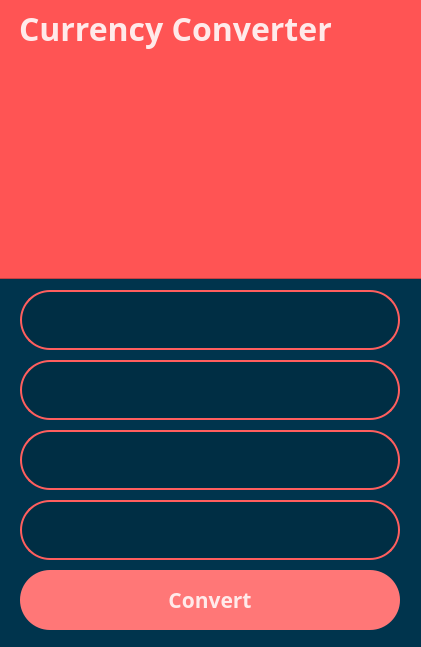
<?xml version="1.0" encoding="UTF-8"?>
<ui version="4.0">
 <class>MainWindow</class>
 <widget class="QMainWindow" name="MainWindow">
  <property name="geometry">
   <rect>
    <x>0</x>
    <y>0</y>
    <width>421</width>
    <height>647</height>
   </rect>
  </property>
  <property name="font">
   <font>
    <family>Microsoft YaHei</family>
    <pointsize>14</pointsize>
    <weight>75</weight>
    <bold>true</bold>
   </font>
  </property>
  <property name="windowTitle">
   <string>MainWindow</string>
  </property>
  <widget class="QWidget" name="centralwidget">
   <property name="styleSheet">
    <string notr="true"> background-color: rgb(0, 52, 77)</string>
   </property>
   <widget class="QFrame" name="frame">
    <property name="geometry">
     <rect>
      <x>-1</x>
      <y>-22</y>
      <width>431</width>
      <height>301</height>
     </rect>
    </property>
    <property name="styleSheet">
     <string notr="true"> background-color:rgb(255, 84, 84)</string>
    </property>
    <property name="frameShape">
     <enum>QFrame::StyledPanel</enum>
    </property>
    <property name="frameShadow">
     <enum>QFrame::Raised</enum>
    </property>
    <widget class="QLabel" name="label">
     <property name="geometry">
      <rect>
       <x>20</x>
       <y>10</y>
       <width>391</width>
       <height>81</height>
      </rect>
     </property>
     <property name="font">
      <font>
       <family>Rockwell Extra Bold</family>
       <pointsize>24</pointsize>
       <weight>75</weight>
       <bold>true</bold>
      </font>
     </property>
     <property name="styleSheet">
      <string notr="true">color: rgb(255, 234, 234)</string>
     </property>
     <property name="text">
      <string>Currency Converter</string>
     </property>
    </widget>
    <widget class="QLabel" name="label_2">
     <property name="geometry">
      <rect>
       <x>130</x>
       <y>110</y>
       <width>161</width>
       <height>141</height>
      </rect>
     </property>
     <property name="text">
      <string/>
     </property>
     <property name="pixmap">
      <pixmap>logo1.png</pixmap>
     </property>
     <property name="scaledContents">
      <bool>true</bool>
     </property>
    </widget>
   </widget>
   <widget class="QLineEdit" name="output_currency">
    <property name="geometry">
     <rect>
      <x>20</x>
      <y>430</y>
      <width>380</width>
      <height>60</height>
     </rect>
    </property>
    <property name="font">
     <font>
      <family>Impact</family>
      <pointsize>14</pointsize>
     </font>
    </property>
    <property name="styleSheet">
     <string notr="true">background-color: rgb(0, 46, 68);
border: 2px solid rgb(255, 94, 94);
border-radius: 30;
color: white;</string>
    </property>
    <property name="text">
     <string/>
    </property>
    <property name="alignment">
     <set>Qt::AlignCenter</set>
    </property>
   </widget>
   <widget class="QLineEdit" name="output_amount">
    <property name="geometry">
     <rect>
      <x>20</x>
      <y>500</y>
      <width>380</width>
      <height>60</height>
     </rect>
    </property>
    <property name="font">
     <font>
      <family>Impact</family>
      <pointsize>14</pointsize>
     </font>
    </property>
    <property name="styleSheet">
     <string notr="true">background-color: rgb(0, 46, 68);
border: 2px solid rgb(255, 94, 94);
border-radius: 30;
color: white;</string>
    </property>
    <property name="text">
     <string/>
    </property>
    <property name="alignment">
     <set>Qt::AlignCenter</set>
    </property>
   </widget>
   <widget class="QLineEdit" name="input_currency">
    <property name="geometry">
     <rect>
      <x>20</x>
      <y>290</y>
      <width>380</width>
      <height>60</height>
     </rect>
    </property>
    <property name="font">
     <font>
      <family>Impact</family>
      <pointsize>14</pointsize>
     </font>
    </property>
    <property name="styleSheet">
     <string notr="true">background-color: rgb(0, 46, 68);
border: 2px solid rgb(255, 94, 94);
border-radius: 30;
color: white;</string>
    </property>
    <property name="text">
     <string/>
    </property>
    <property name="alignment">
     <set>Qt::AlignCenter</set>
    </property>
   </widget>
   <widget class="QLineEdit" name="input_amount">
    <property name="geometry">
     <rect>
      <x>20</x>
      <y>360</y>
      <width>380</width>
      <height>60</height>
     </rect>
    </property>
    <property name="font">
     <font>
      <family>Impact</family>
      <pointsize>14</pointsize>
     </font>
    </property>
    <property name="styleSheet">
     <string notr="true">background-color: rgb(0, 46, 68);
border: 2px solid rgb(255, 94, 94);
border-radius: 30;
color: white;</string>
    </property>
    <property name="text">
     <string/>
    </property>
    <property name="alignment">
     <set>Qt::AlignCenter</set>
    </property>
   </widget>
   <widget class="QPushButton" name="pushButton">
    <property name="geometry">
     <rect>
      <x>20</x>
      <y>570</y>
      <width>380</width>
      <height>60</height>
     </rect>
    </property>
    <property name="font">
     <font>
      <family>Rockwell</family>
      <pointsize>16</pointsize>
      <weight>75</weight>
      <bold>true</bold>
     </font>
    </property>
    <property name="styleSheet">
     <string notr="true">QPushButton {
	background-color: rgb(255, 119, 119);
	border-radius: 30;
	color: rgb(255, 234, 234);
}

QPushButton: pressed {
	background-color: #fa4244;
}</string>
    </property>
    <property name="text">
     <string>Convert</string>
    </property>
   </widget>
   <zorder>frame</zorder>
   <zorder>output_currency</zorder>
   <zorder>output_amount</zorder>
   <zorder>input_amount</zorder>
   <zorder>pushButton</zorder>
   <zorder>input_currency</zorder>
  </widget>
 </widget>
 <resources/>
 <connections/>
</ui>
